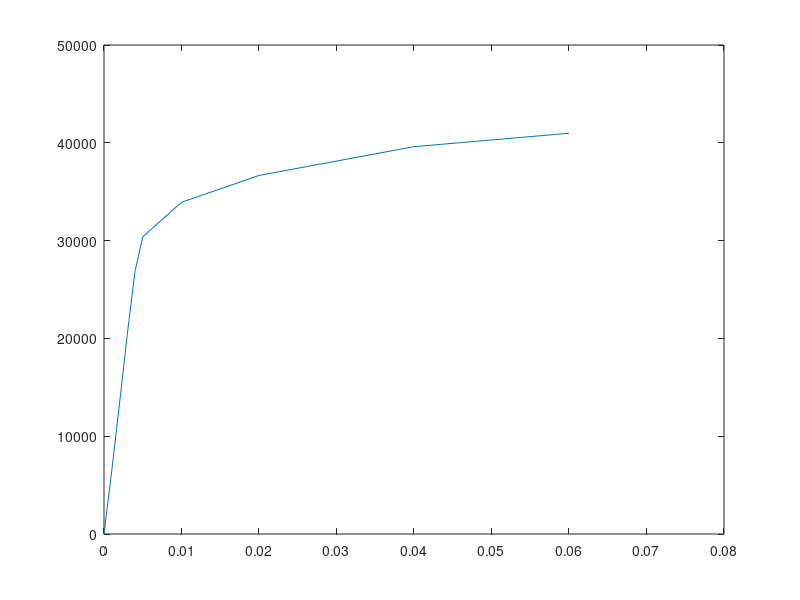

Recreate this plot in MATLAB. (Note: this script raises an error after producing the figure.)
% STURGEON, Philomene
% 2024-09-25
% MATLAB Vector and Matrix Assignment

% Problem 3

% tensile_testing_machine:

clear all, clc, format compact

load = [0,1650,3400,5200,6850,7750,8650,9350,10100,10450]; % in lbs
length = [2,2.002,2.004,2.006,2.008,2.010,2.020,2.040,2.080,2.120]; % in inches
sampleDiameter = 0.505; % in inches

stress = load/(sampleDiameter*sampleDiameter); % in lbs/inches^2
strain = (length - 2)/2; % in inches/inches aka unitless

fig1 = plot(strain,stress); % plot of stress over strain
fig1.Marker = "o"; % uses o as data point markers
fig1.LineStyle = "--"; % plots data on dotted line
xlabel("strain in inches/inches"); % x axis label 
ylabel("stress in lbs/inches^2"); % y axis label
title("Stress over Strain for a Sample Tensile Test", "FontSize",14); % title

%End of Script
%-------------